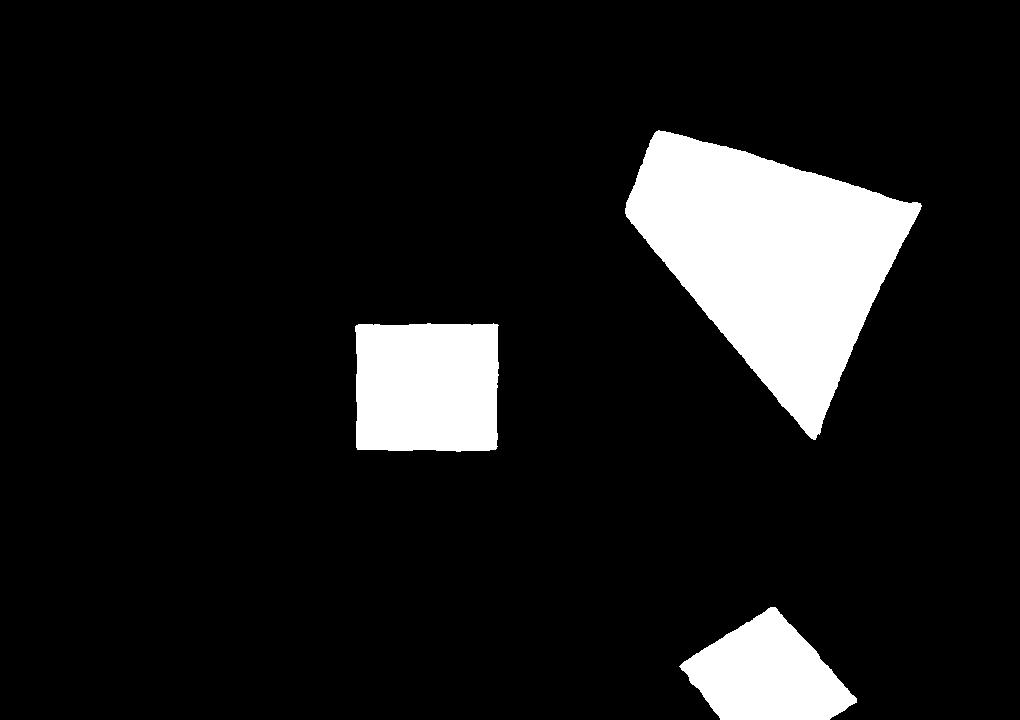
#> input picture src/sampleImg.jpeg, 1020 x 720 px
$ python -i img_analyzor.py   (imports and definitions only)
#> lines starting #> are read from the running program, lines starting #| are printed output that depends on the picture; after the words box and inside, x2 and y2 are one past the last pixel; in counts of white or black regions, pixels touching at a corner belong together
#> further down, picture is the input picture: shape (720, 1020, 3); min 0, max 255, mean 26.9


import cv2
import numpy as np
import networkx as nx
import matplotlib.pyplot as plt
import pyvisgraph as vg


def detecter_et_classifier_formes(img):
    # Charger l'image en niveaux de gris

    #img = cv2.cvtColor(img, cv2.COLOR_BGR2GRAY)

    #Appliquer un aggrandisseur de formes


    # Appliquer un flou pour réduire le bruit et détecter les contours
    img = cv2.GaussianBlur(img, (5, 5), 0)
    img = cv2.Canny(img, 50, 150)
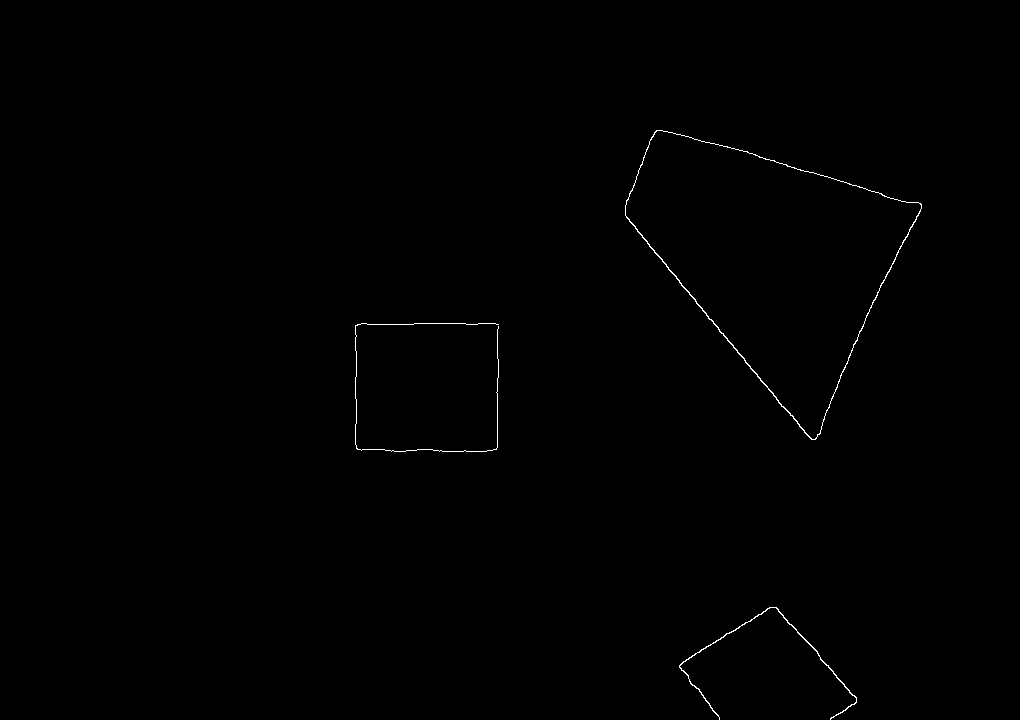
#> img: shape (720, 1020); 0.28% white in thin lines or dots, all inside (x1, y1, x2, y2) = (355, 130, 922, 720)

    # Trouver les contours dans l'image
    contours, _ = cv2.findContours(img, cv2.RETR_EXTERNAL, cv2.CHAIN_APPROX_SIMPLE)
#> contours = 3 contours, 1 with area under 20; largest, box (x1, y1, x2, y2) and area: (625, 130, 922, 440) 47412, (679, 607, 857, 720) 180

    # Initialiser une liste pour stocker les sommets et les classifications
    sommets_et_classes = []

    # Parcourir tous les contours
    for contour in contours:
        # Approximer le contour par une forme polygonale
        epsilon = 0.04 * cv2.arcLength(contour, True)
        approx = cv2.approxPolyDP(contour, epsilon, True)

        # Déterminer la forme géométrique en fonction du nombre de sommets
        nb_sommets = len(approx)
        forme_geometrique = "autre forme"

        # Ajouter les sommets et la classification à la liste
        sommets_et_classes.append((approx, forme_geometrique))
#> this loop made 3 passes
#> (epsilon, nb_sommets) on passes 1 to 2: (28.46, 8), (43.48, 8)
#> (epsilon, approx, nb_sommets) on pass 3: (39.21, [[656, 130], [626, 217], [815, 439], [921, 204]], 4)
#> after the loop, sommets_et_classes = 3 items

    return sommets_et_classes
'''
def detecter_et_classifier_formes(image):
    # Appliquer un aggrandisseur de formes
    # Convertir l'image dilatée en niveaux de gris
    img_gray = cv2.cvtColor(image, cv2.COLOR_BGR2GRAY)

    # Appliquer un flou pour réduire le bruit
    img_blur = cv2.GaussianBlur(img_gray, (5, 5), 0)

    # Utiliser la détection de contours avec l'algorithme de Canny
    img_canny = cv2.Canny(img_blur, 50, 150)

    # Trouver les contours dans l'image
    contours, _ = cv2.findContours(img_canny, cv2.RETR_EXTERNAL, cv2.CHAIN_APPROX_SIMPLE)

    # Initialiser une liste pour stocker les sommets et les classifications
    sommets_et_classes = []

    # Parcourir tous les contours
    for contour in contours:
        # Approximer le contour par une forme polygonale
        epsilon = 0.04 * cv2.arcLength(contour, True)
        approx = cv2.approxPolyDP(contour, epsilon, True)

        # Déterminer la forme géométrique en fonction du nombre de sommets
        nb_sommets = len(approx)
        forme_geometrique = "autre forme"

        # Ajouter les sommets et la classification à la liste
        sommets_et_classes.append((approx, forme_geometrique))

    return sommets_et_classes

'''
# [42 lines left out: functions visualiser_chemin_plus_court, visualiser_sommets, creer_polys, not called in this run]

def convertir_chemin_en_array(chemin_plus_court):
    pathpoints = np.array([[point.x, point.y] for point in chemin_plus_court])
    return pathpoints


'''

# Exemple d'utilisation avec une image
image_path = 'ch5.png'
image = cv2.imread(image_path)

kernel = np.ones((5, 5), np.uint8)
image = cv2.erode(image, kernel, iterations=15)


sommets_et_classes = detecter_et_classifier_formes(image)

print(sommets_et_classes)


# Créer les polys à partir des sommets détectés
polys = creer_polys(sommets_et_classes)
graph = vg.VisGraph()
graph.build(polys)
print('gj')
shortest = graph.shortest_path(vg.Point(123, 550), vg.Point(800, 160))
print(shortest)
path = convertir_chemin_en_array(shortest)
print(path)


visualiser_chemin_plus_court(image, sommets_et_classes, shortest)

'''

>>> import cv2
>>> picture = cv2.imread('sampleImg.jpeg')
>>> result = detecter_et_classifier_formes(picture)
#> result = 3 items
